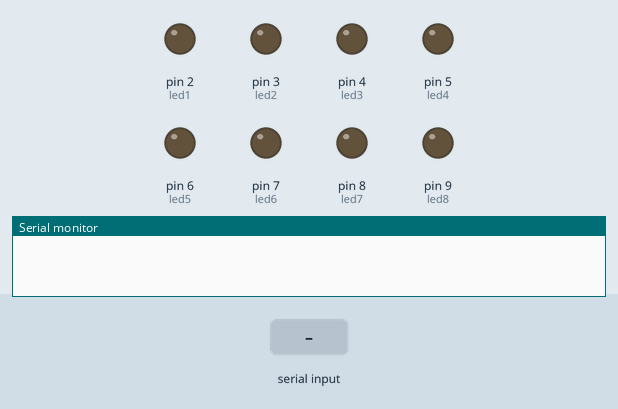
Simulated run of this sketch. Board: Arduino Uno, built with avr-gcc and run on an emulated ATmega328P. On the bench: output pins drawn as LEDs (lit = HIGH), the last lines printed to the serial monitor. The test bench sets the inputs (shaded band).

Above: at 1.2 s.
1.3 s: "90,45\n" received over Serial
At 5.3 s:
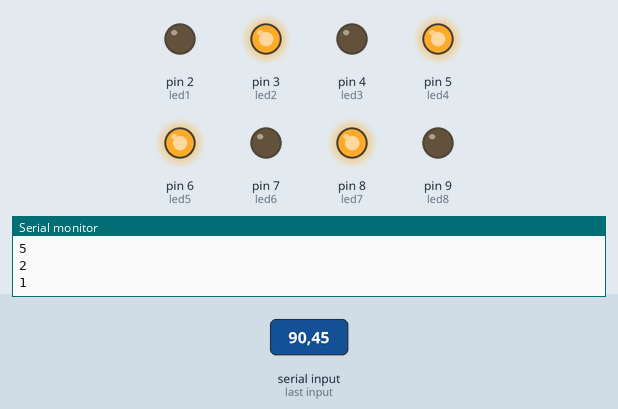
Timing chart, 0 to 6.8 s (numbered marks = the images above; inputs shaded):
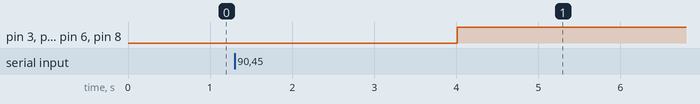

Measured:
- after the input at 1.3 s, pin 3 (led2), pin 5 (led4), pin 6 (led5), pin 8 (led7): LOW → HIGH after 2.7 s

The sketch:

Practica_2_CodigoASCII.ino
```cpp
int led1 = 2, led2 = 3, led3 = 4, led4 = 5, led5 = 6, led6 = 7, led7 = 8, led8 = 9;

void setup() {
  Serial.begin(9600);
  pinMode(led1, OUTPUT);
  pinMode(led2, OUTPUT);
  pinMode(led3, OUTPUT);
  pinMode(led4, OUTPUT);
  pinMode(led5, OUTPUT);
  pinMode(led6, OUTPUT);
  pinMode(led7, OUTPUT);
  pinMode(led8, OUTPUT);
  Serial.setTimeout(10);
}
int v;
void loop() {
  if(Serial.available() > 0){
    //Leer el valor que viene de python
    int leds[] = { 0, 0, 0, 0, 0, 0, 0, 0};
    v = Serial.readString().toInt();
    Serial.println(v);
    //Pasar a binario
    int x = 7;
    for (int i = 0; i < 8; i++){

      if (v > 0) {
        Serial.println(v);
        int aux = v / 2;
        int res = v % 2;
        leds[x] = res;
        v = v - (res + aux);
        x--;
      }else{
        i = 8;
      }
  }
  digitalWrite(led1, leds[0]);
  digitalWrite(led2, leds[1]);
  digitalWrite(led3, leds[2]);
  digitalWrite(led4, leds[3]);
  digitalWrite(led5, leds[4]);
  digitalWrite(led6, leds[5]);
  digitalWrite(led7, leds[6]);
  digitalWrite(led8, leds[7]);

}

  delay(4000);
}
```
